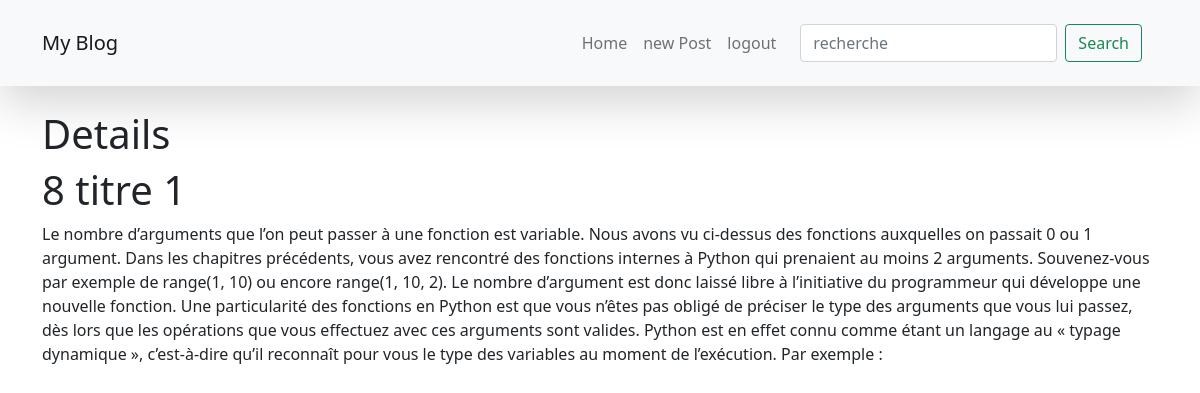
The page /details/8/ (signed in) on the database its author committed.
### myApp/models.py (models this page shows, shortened)
class PostModel(models.Model):
    title = models.CharField(max_length=55)
    content = models.TextField()
    image = models.ImageField(upload_to='media/image/',null = True)
    user = models.ForeignKey(User, on_delete = models.CASCADE)

### myApp/views.py (the view)
# urls.py: path('details/<int:id>/', views.detailsView , name='details'),
@login_required
def detailsView(request , id):
    Posts = PostModel.objects.get(id=id)
    context = { 'i': Posts}
    return render(request , 'myApp/details.html', context)

### myApp/templates/myApp/details.html (shortened to what this page needs)
{% extends 'layouts/base.html' %}
{% block content %}
<h1>Details</h1>
<div>
<h1>{{i.id}}   {{i.title}}</h1>
<p>{{i.content}}</P>
</div>
{% endblock %}

### rows shown on the page
PostModel: id "8", title "titre 1", content "Le nombre d’arguments que l’on peut passer à une fonction est variable. Nous avons vu ci-dessus des fonctions auxquelles on passait 0 ou 1 argument. Dans les chapitres précédents, vous avez rencontré des fonctions internes à Python qui prenaient au moins 2 arguments. Souvenez-vous par exemple de range(1, 10) ou encore range(1, 10, 2). Le nombre d’argument est donc laissé libre à l’initiative du programmeur qui développe une nouvelle fonction. Une particularité des fonctions en Python est que vous n’êtes pas obligé de préciser le type des arguments que vous lui passez, dès lors que les opérations que vous effectuez avec ces arguments sont valides. Python est en effet connu comme étant un…"
